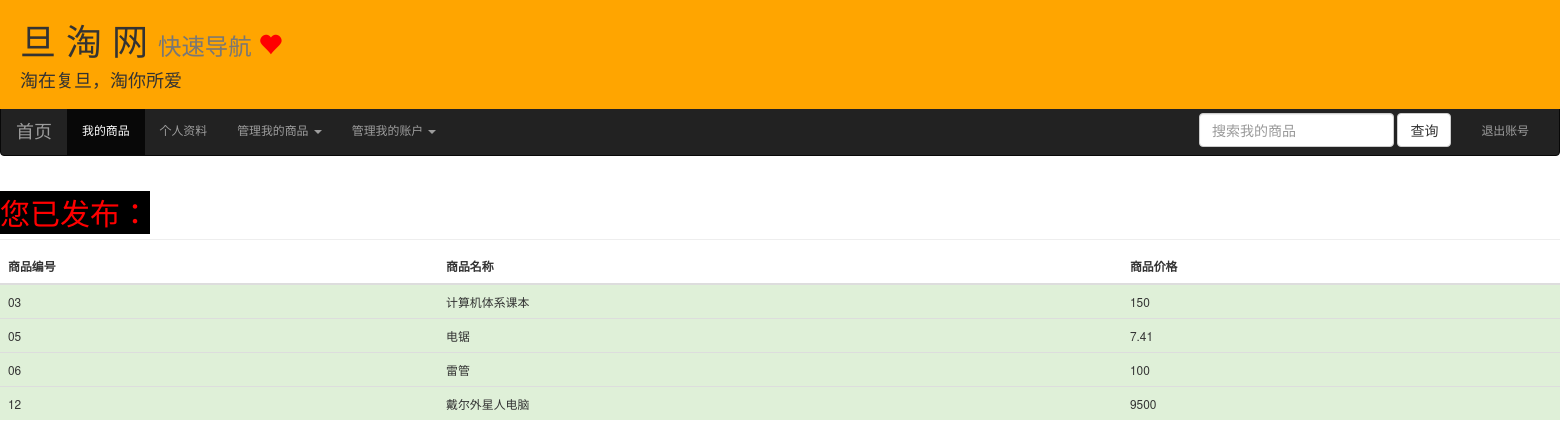
The app's page /storage.php (signed in) with its own data.
### tables this page shows
create table Product(
	ProductID varchar(100) PRIMARY KEY,
	ProductName varchar(100),
	Price float,
    OwnerID varchar(11),
    foreign key(OwnerID)references Users(UserID)
);

### storage.php (the view, shortened to what this page needs)
<!DOCTYPE html>
<html>
<head>
   <link href="dashboard.css" rel="stylesheet">
   <link href="//cdn.bootcss.com/bootstrap/3.3.5/css/bootstrap.min.css" rel="stylesheet">
   <link href="bootstrap/css/buttons.css" rel="stylesheet">
   <link href="bootstrap/css/bootstrap.min.css" rel="stylesheet">
   <link href="bootstrap/css/site.css" rel="stylesheet">
  <div id="apDiv1">
  <h1>&nbsp;&nbsp;旦 淘 网 <small>快速导航
  <span class="glyphicon glyphicon-heart" style="color:red;" aria-hidden="true"></span>
  </small> &nbsp;&nbsp;&nbsp;&nbsp;&nbsp;<small></h1>
  <h4>&nbsp;&nbsp;&nbsp;&nbsp;淘在复旦，淘你所爱</h4>
  </div>
</head>
<body>
<p>&nbsp;</p>
<p>&nbsp;</p>
<nav class="navbar navbar-inverse">
  <div class="container-fluid">
    <div class="navbar-header">
      <a class="navbar-brand" href="main.php">首页</a>
    </div>
    <div class="collapse navbar-collapse" id="bs-example-navbar-collapse-1">
      <ul class="nav navbar-nav">
        <li class="active"><a href="storage.php">我的商品 <span class="sr-only">(current)</span></a></li>
        <li><a href="#" data-toggle="modal" data-target="#Info">个人资料</a></li>
        <li class="dropdown">
          <a href="#" class="dropdown-toggle" data-toggle="dropdown" role="button" aria-haspopup="true" aria-expanded="false">管理我的商品 <span class="caret"></span></a>
        </li>
        <li class="dropdown">
          <a href="#" class="dropdown-toggle" data-toggle="dropdown" role="button" aria-haspopup="true" aria-expanded="false">管理我的账户 <span class="caret"></span></a>
        </li>
      </ul>
      <ul class="nav navbar-nav navbar-right">
      <form action = "?action=ask" method = "post" class="navbar-form navbar-left">
        <div class="form-group">
          <input type="text" name="key" class="form-control" placeholder="搜索我的商品">
        </div>
        <button type="submit" class="btn btn-default" data-toggle="modal" data-target="#KEY">查询</button>
      </form>
        <li><a href="logout.php">退出账号</a></li>
      </ul>
    </div>
  </div>
</nav>
        <?php
	$request = mysql_query("SELECT * FROM Account WHERE UserID = '$_SESSION[UserID]'");
?>
<div class="table-responsive">
  <table class="table table-striped">
  <thead>
  <tr>
    <th>商品编号</th>
    <th>商品名称</th>
    <th>商品价格</th>
    </tr>
  </thead>
  <tbody>
<?php
  if($_GET['action'] == 'ask'){
    echo '<h2 class="sub-header">'.'<span style="color:red;background-color: #000000">'.'查询结果：'.'</span>'.'</h2>';
    $key = $_POST[key];
    if($key){
      $request = mysql_query("SELECT * FROM Product WHERE OwnerID = '$_SESSION[UserID]' AND ProductName LIKE '%$key%'");
    }
  }
  else{
    echo '<h2 class="sub-header">'.'<span style="color:red;background-color: #000000">'.'您已发布：'.'</span>'.'</h2>';
	  $request = mysql_query("SELECT * FROM Product WHERE OwnerID = '$_SESSION[UserID]'");
  }
	if($request){
		while($row = mysql_fetch_array($request)){
      echo "<tr>";
			$TempID = $row['ProductID'];
			$search1 = mysql_query("SELECT * FROM Product WHERE ProductID = '$TempID'");
			$DataOut = mysql_fetch_array($search1);
			echo "<td class='success'>".$DataOut['ProductID']."</td>";
      echo "<td class='success'>".$DataOut['ProductName']."</td>";
      echo "<td class='success'>".$DataOut[Price]."</td>";
			echo "</tr>";
		}
	}
	else{
		echo "您还没有发布商品，快去添加商品吧！";
	}
?>
</tbody>
</table>
</div>
</body>
</html>

### dashboard.css (style rules this page uses)
body { padding-top: 50px; }
.sub-header { padding-bottom: 10px; border-bottom: 1px solid #eee; }

### storage.php (style rules this page uses)
#apDiv1 { position: absolute; width: 1684px; height: 109px; z-index: 2; left: 0px; top: 0px; background-color: #FFA500; }

### records on screen
product: ProductID "03", ProductName "计算机体系课本", Price "150"
product: ProductID "05", ProductName "电锯", Price "7.41"
product: ProductID "06", ProductName "雷管", Price "100"
product: ProductID "12", ProductName "戴尔外星人电脑", Price "9500"
